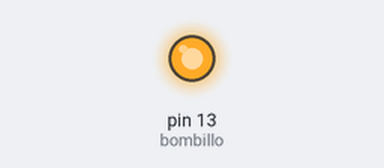
Simulated run of this sketch. Board: Arduino Uno, built with avr-gcc and run on an emulated ATmega328P. Parts: output pins drawn as LEDs (lit = HIGH).

Above: at 0.1 s.
Timing chart, 0 to 1.6 s (numbered marks = the images above):
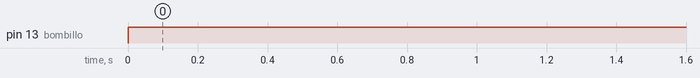

Measured:
- by itself, pin 13 (bombillo): LOW → HIGH at 0.00 s

The sketch:

sketch_jun21a.ino
```cpp
int bombillo = 13;

void setup() {
  // put your setup code here, to run once:
  pinMode(bombillo, OUTPUT);
}

void loop() {
  // put your main code here, to run repeatedly:
  digitalWrite(bombillo, HIGH);
}
```
